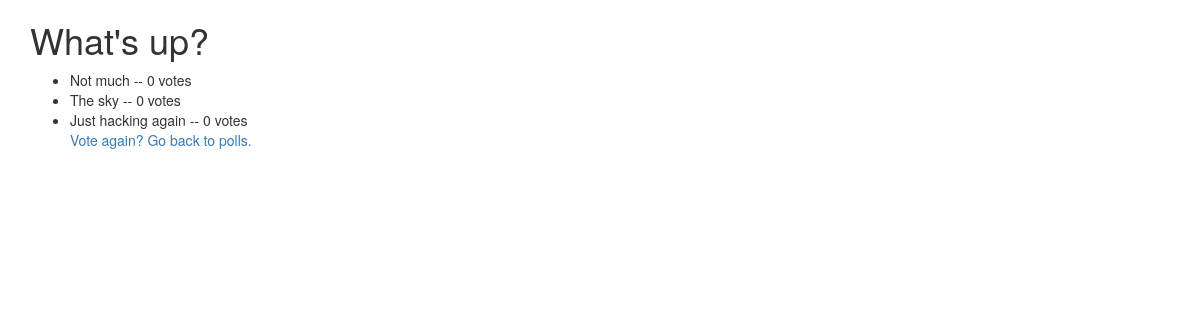
Before: /polls/1/results/ with the older database file.
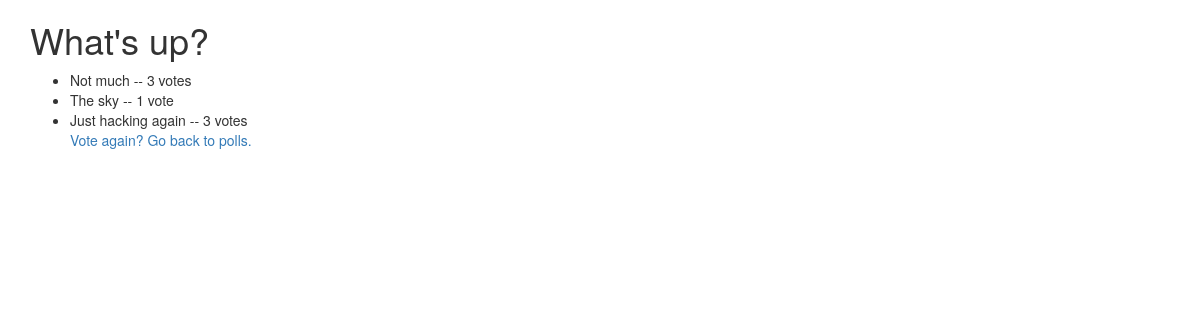
After: the same page with the newer database file.
### polls/models.py (models this page shows, shortened)
class Choice(models.Model):
    question = models.ForeignKey(Question, on_delete=models.CASCADE)
    choice_text = models.CharField(max_length=200)
    votes = models.IntegerField(default=0)

### polls/views.py (the view)
# urls.py: url(r'^(?P<pk>\d+)/results/$', views.ResultsView.as_view(),
class ResultsView(generic.DetailView):
    model = Question
    template_name = 'polls/results.html'

### polls/templates/polls/results.html
{% extends 'polls/base.html' %} {% block title %}Poll Details{% endblock %} {% block body_block %}
<div class="container">
  <h1>{{ question.question_text }}</h1>
  <ul>
    {% for choice in question.choice_set.all %}
    <li>
      {{ choice.choice_text }} -- {{ choice.votes }} vote{{ choice.votes|pluralize }}
    </li>
    {% endfor %}
    <a href="{% url 'polls:detail' question.id %}">Vote again?</a>
    <a href="{% url 'polls:index' %}">Go back to polls.</a>
</div>
{% endblock %}

Changed rows visible on the page:
changed Choice "Not much": votes "0" → "3"
changed Choice "The sky": votes "0" → "1"
changed Choice "Just hacking again": votes "0" → "3"
